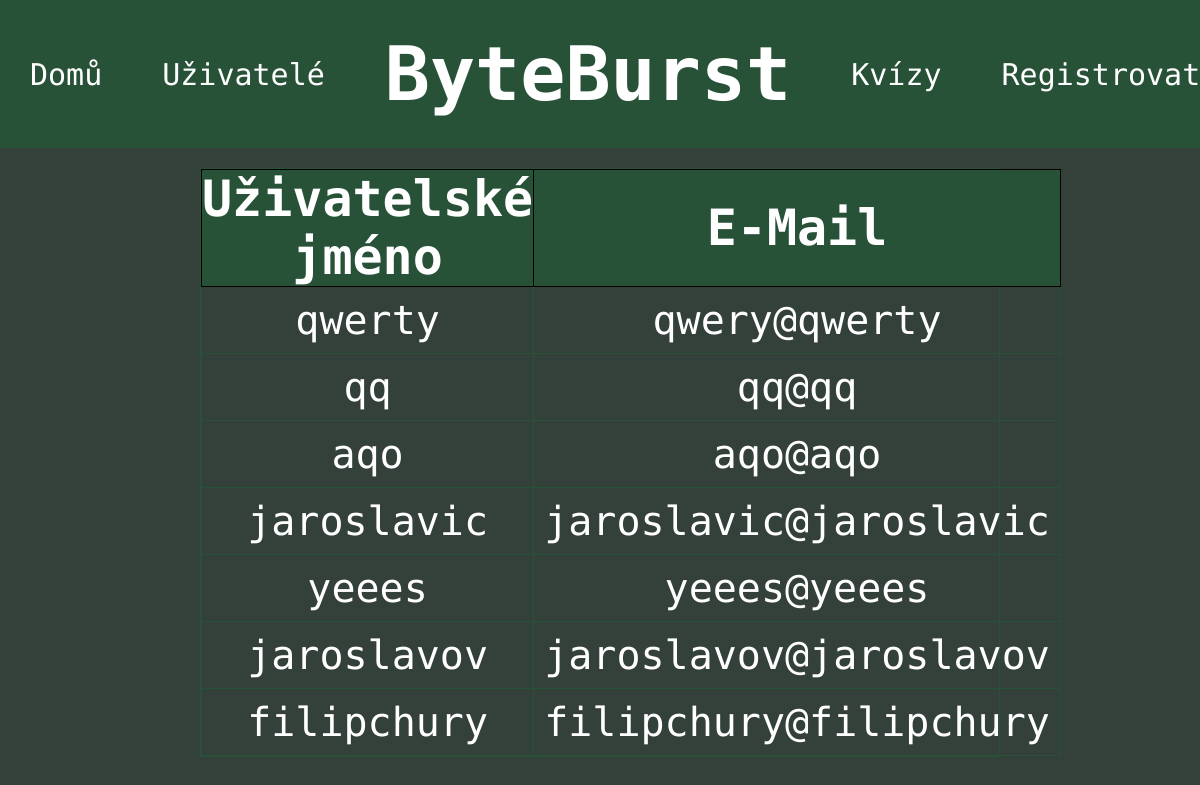
Screenshot of /users with the database file from the repository.
### tables this page shows
CREATE TABLE "user" (
	"id"	INTEGER,
	"username"	TEXT UNIQUE,
	"email"	TEXT UNIQUE,
	"password"	TEXT,
	"bio"	TEXT,
	"quiz_correct"	INTEGER DEFAULT 0,
	"quiz_absolved"	INTEGER DEFAULT 0,
	"is_admin"	INTEGER DEFAULT 0,
	"is_active"	INTEGER NOT NULL DEFAULT 1,
	PRIMARY KEY("id" AUTOINCREMENT)
);

### app.py (the view)
@app.route("/users") # route pro zobrazení všech už. profilů
def users():
    cur, con=db_connect()
    cur.execute("SELECT id, username,email FROM user WHERE is_active=1") # vybrání id, už. jména a e-mailu z tabulky user pro záznamy, kde je is_active rovno 1, tedy uživatelův účet není deaktivoanány
    users=cur.fetchall() # spojení výsledku dotazu do proměnné users
    return render_template("pages/users.html", users=users) # přesměrování na stránku users.html s předaným parametrem users

### app.py (called while the page is built)
def db_connect():
    con = sqlite3.connect("database.db") # připojení do databáze uložené v adresáři jako database.db
    cur = con.cursor() # vytvoření cursor pro interakci s databází
    return cur, con

### templates/pages/users.html (shortened to what this page needs)
{% extends "layout/header.html" %}
{% block content %}
<table class="user-table" style="position: relative; width: 800px;">
    <tr>
        <th style="text-align: center; padding: 0;">Uživatelské jméno</th>
        <th>E-Mail</th>
    </tr>
    {% for user in users %}
    <tr>
        <td><a href="{{ url_for('user', user_id=user[0]) }}" style="text-decoration: none;">{{ user[1] }}</a></td>
        <td>{{ user[2] }}</td>
    </tr>
    {% endfor %}
</table>
{% endblock %}

### templates/layout/header.html (shortened to what this page needs)
<!DOCTYPE html>
<html lang="en">
<head>
    <link rel="stylesheet" href="{{ url_for('static', filename='css/style.css') }}">
</head>
<body>
<header>
    <ul>
            {% if active==1 %}
            <li><a class="active" href="{{url_for('index')}}">Domů</a></li>
            {% else %}
            <li><a href="{{url_for('index')}}">Domů</a></li>
            {% endif %}
            {% if active==2 %}
            <li><a class="active" href="{{url_for('users')}}">Uživatelé</a></li>
            {% else %}
            <li><a href="{{url_for('users')}}">Uživatelé</a></li>
            {% endif %}
            <li style="margin: 30px;"><h1>ByteBurst</h1></li>
            {% if active==3 %}
            <li><a class="active" href="{{url_for('kvizy')}}">Kvízy</a></li>
            {% else %}
            <li><a href="{{url_for('kvizy')}}">Kvízy</a></li>
            {% endif %}
            {% if active==4 and not session["username"] %}
            <li><a class="active" href="{{url_for('profile')}}">Registrovat</a></li>
            {% elif not session["username"] %}
            <li><a href="{{url_for('profile')}}">Registrovat</a></li>
            {% elif active!=4 %}
            <li><a href="{{url_for('profile')}}">{{ session["username"] }}</a></li>
            {% else %}
            <li class="active" style="float:right"><a href="{{url_for('profile')}}">{{ session["username"] }}</a></li>
            {% endif %}
      </ul>
</header>
    {% block content %}{% endblock %}
</body>
</html>

### static/css/style.css (style rules this page uses)
* { font-family: "Ubuntu Mono", monospace; color: white; }
:root { --background-green:#285238; --hover-green:#007C41; --active-green:#01D758; --page-background: #34403A; }
body { margin: 0; padding: 0; background-color: #34403A; }
header ul { list-style-type: none; margin: 0; padding: 0; overflow: hidden; background-color: var(--background-green); display: flex; justify-content: space-evenly; align-items: center; }
header li a, button { display: block; text-align: center; padding: 30px; margin: 0; text-decoration: none; font-size:30px; transition: 0.3s; background-color: none; }
h1 { font-size: 75px; display: inline-block; text-align: center; margin: auto; position: relative; }
.user-table { width: 80%; border: solid var(--background-green) 1px; border-collapse: collapse; margin: auto; display: block; margin-top: 20px; }
.user-table th { font-size: 50px; padding: 10px; text-align: center; border: solid black 1px; }
.user-table td { font-size: 40px; border: solid var(--background-green) 1px; }
.user-table tr:first-child { background-color: var(--background-green); }
.profile-links tr, td { text-align: center; padding: 10px; }

### rows the page displays
user: username "qwerty", email "qwery@qwerty"
user: username "qq", email "qq@qq"
user: username "aqo", email "aqo@aqo"
user: username "jaroslavic", email "jaroslavic@jaroslavic"
user: username "yeees", email "yeees@yeees"
user: username "jaroslavov", email "jaroslavov@jaroslavov"
user: username "filipchury", email "filipchury@filipchury"
